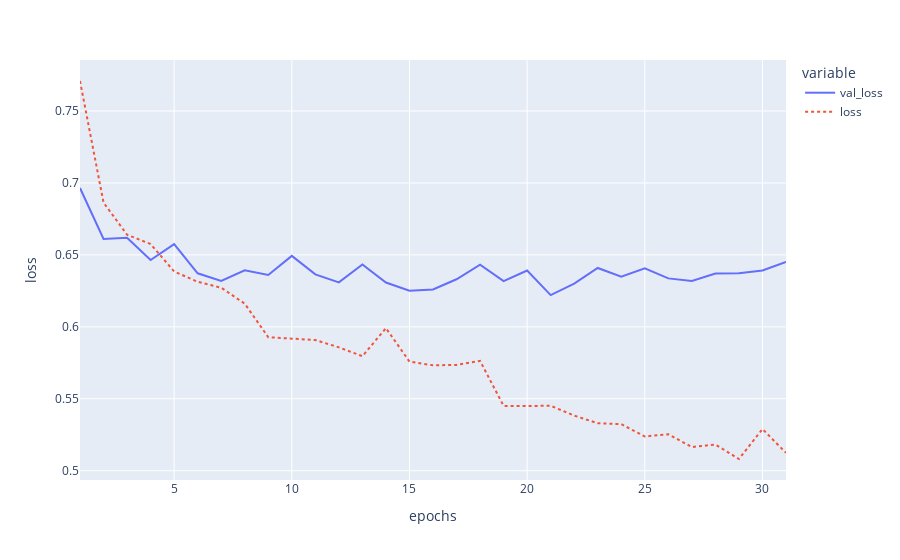

The code cell stored with this chart in its notebook:
### Code cell
fig = px.line(data_frame=history.history, 
        y = ['val_loss','loss'], x =  range(1, len(history.history['loss'])+1),
        labels = {'x': 'epochs', 'value': 'loss'},
        line_dash= 'variable'
        )
fig.show()

### Figure 1 — Plotly figure (JSON) as saved in the notebook; plotly's stock layout.template omitted (floating-point values rounded to 4 significant figures)
{"data": [{"hovertemplate": "variable=val_loss<br>epochs=%{x}<br>loss=%{y}<extra></extra>", "legendgroup": "val_loss", "line": {"color": "#636efa", "dash": "solid"}, "marker": {"symbol": "circle"}, "mode": "lines", "name": "val_loss", "orientation": "v", "showlegend": true, "type": "scatter", "x": [1, 2, 3, 4, 5, 6, 7, 8, 9, 10, 11, 12, 13, 14, 15, 16, 17, 18, 19, 20, 21, 22, 23, 24, 25, 26, 27, 28, 29, 30, 31], "xaxis": "x", "y": [0.6965, 0.6611, 0.662, 0.6465, 0.6575, 0.6372, 0.6318, 0.6393, 0.636, 0.6493, 0.6364, 0.6309, 0.6433, 0.6308, 0.6252, 0.626, 0.633, 0.6432, 0.6317, 0.6392, 0.6221, 0.63, 0.6409, 0.6348, 0.6406, 0.6337, 0.6318, 0.6371, 0.6372, 0.6392, 0.6451], "yaxis": "y"}, {"hovertemplate": "variable=loss<br>epochs=%{x}<br>loss=%{y}<extra></extra>", "legendgroup": "loss", "line": {"color": "#EF553B", "dash": "dot"}, "marker": {"symbol": "circle"}, "mode": "lines", "name": "loss", "orientation": "v", "showlegend": true, "type": "scatter", "x": [1, 2, 3, 4, 5, 6, 7, 8, 9, 10, 11, 12, 13, 14, 15, 16, 17, 18, 19, 20, 21, 22, 23, 24, 25, 26, 27, 28, 29, 30, 31], "xaxis": "x", "y": [0.7709, 0.6864, 0.664, 0.6576, 0.6385, 0.6313, 0.6272, 0.6161, 0.5928, 0.5919, 0.5908, 0.5857, 0.5796, 0.5991, 0.5758, 0.5733, 0.5735, 0.5763, 0.5451, 0.545, 0.5451, 0.5383, 0.533, 0.5324, 0.5238, 0.5254, 0.5165, 0.5182, 0.5081, 0.529, 0.5124], "yaxis": "y"}], "layout": {"legend": {"title": {"text": "variable"}, "tracegroupgap": 0}, "margin": {"t": 60}, "xaxis": {"anchor": "y", "domain": [0, 1], "title": {"text": "epochs"}}, "yaxis": {"anchor": "x", "domain": [0, 1], "title": {"text": "loss"}}}}
